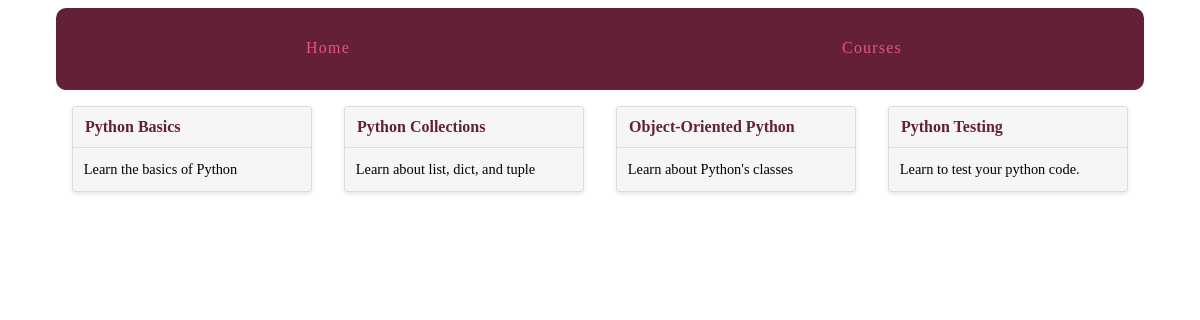
Page /courses/ on the committed database.
### courses/models.py (models this page shows, shortened)
class Course(models.Model):
    created_at = models.DateTimeField(auto_now_add = True)
    title = models.CharField(max_length=255)
    description = models.TextField()

### courses/views.py (the view)
def course_list(request):
    courses = Course.objects.all()
    return render(request, 'courses/course_list.html', {'courses': courses})

### courses/templates/courses/course_list.html (shortened to what this page needs)
{% extends 'layout.html' %}
{% block content %}
    <div class="cards">
        {%  for course in courses %}
            <div class="card">
                <header><a href="{% url 'courses:detail' pk=course.pk %}">{{ course.title }}</a></header>
                <div class="card-copy">
                    {{ course.description }}
                </div>
            </div>
        {%  endfor %}
    </div>
{% endblock %}

### templates/layout.html (shortened to what this page needs)
{% load static from staticfiles %}
<!DOCTYPE html>
<html lang="en">
<head>
    <link rel="stylesheet" href="{% static 'css/layout.css' %}">
</head>
<body>
<div class="site-container">
    <nav>
        <a href="{% url 'home' %}">Home</a>
        <a href="{% url 'courses:courses' %}">Courses</a>
    </nav>
    {% block content %} {% endblock %}
</div>
</body>
</html>

### assets/css/layout.css (style rules this page uses)
html { box-sizing: border-box; }
*, *::after, *::before { box-sizing: inherit; }
.site-container { max-width: 68em; margin-left: auto; margin-right: auto; }
.site-container::after { clear: both; content: ""; display: table; }
.site-container nav { width: 100%; display: table; width: 100%; table-layout: fixed; border-bottom-left-radius: 10px; border-bottom-right-radius: 10px; border-top-left-radius: 10px; border-top-right-radius: 10px; border-bottom-left-radius: 10px; border-top-left-radius: 10px; border-bottom-right-radius: 10px; border-top-right-radius: 10px; background-color: #642039; margin-bottom: 1em; overflow: hidden; }
.site-container nav a { display: table-cell; width: 8.33333%; padding: 10px; border-bottom: 2px solid #642039; color: #e6557e; letter-spacing: 0.075em; line-height: 60px; text-align: center; text-decoration: none; }
.cards { display: -webkit-box; display: -moz-box; display: box; display: -webkit-flex; display: -moz-flex; display: -ms-flexbox; display: flex; -webkit-box-lines: multiple; -moz-box-lines: multiple; box-lines: multiple; -webkit-flex-wrap: wrap; -moz-flex-wrap: wrap; -ms-flex-wrap: wrap; flex-wrap: wrap; -webkit-box-pack: justify; -moz-box-pack: justify; box-pack: justify; -webkit-justify-content: space-between; -moz-justify-content: space-between; -ms-justify-content: space-between; -o-justify-content: space-between; justify-content: space-between; -ms-flex-pack: justify; }
.card { -webkit-flex-basis: 15em; -moz-flex-basis: 15em; flex-basis: 15em; -ms-flex-preferred-size: 15em; -webkit-flex-grow: 1; -moz-flex-grow: 1; flex-grow: 1; -ms-flex-positive: 1; -webkit-transition: all 0.2s ease-in-out; -moz-transition: all 0.2s ease-in-out; transition: all 0.2s ease-in-out; background-color: #f6f6f6; border-radius: 3px; border: 1px solid gainsboro; box-shadow: 0 2px 4px #e6e6e6; margin: 0 1em 1.5em 1em; position: relative; }
.card header { -webkit-transition: all 0.2s ease-in-out; -moz-transition: all 0.2s ease-in-out; transition: all 0.2s ease-in-out; background-color: #f6f6f6; border-bottom: 1px solid gainsboro; border-radius: 3px 3px 0 0; font-weight: bold; line-height: 1.5em; padding: 0.5em 0.75em; }
.card header a { color: #642039; text-decoration: none; }
.card .card-copy { font-size: 0.9em; line-height: 1.5em; padding: 0.75em 0.75em; }

### rows in the picture
Course: title "Python Basics", description "Learn the basics of Python"
Course: title "Python Collections", description "Learn about list, dict, and tuple"
Course: title "Object-Oriented Python", description "Learn about Python's classes"
Course: title "Python Testing", description "Learn to test your python code."
